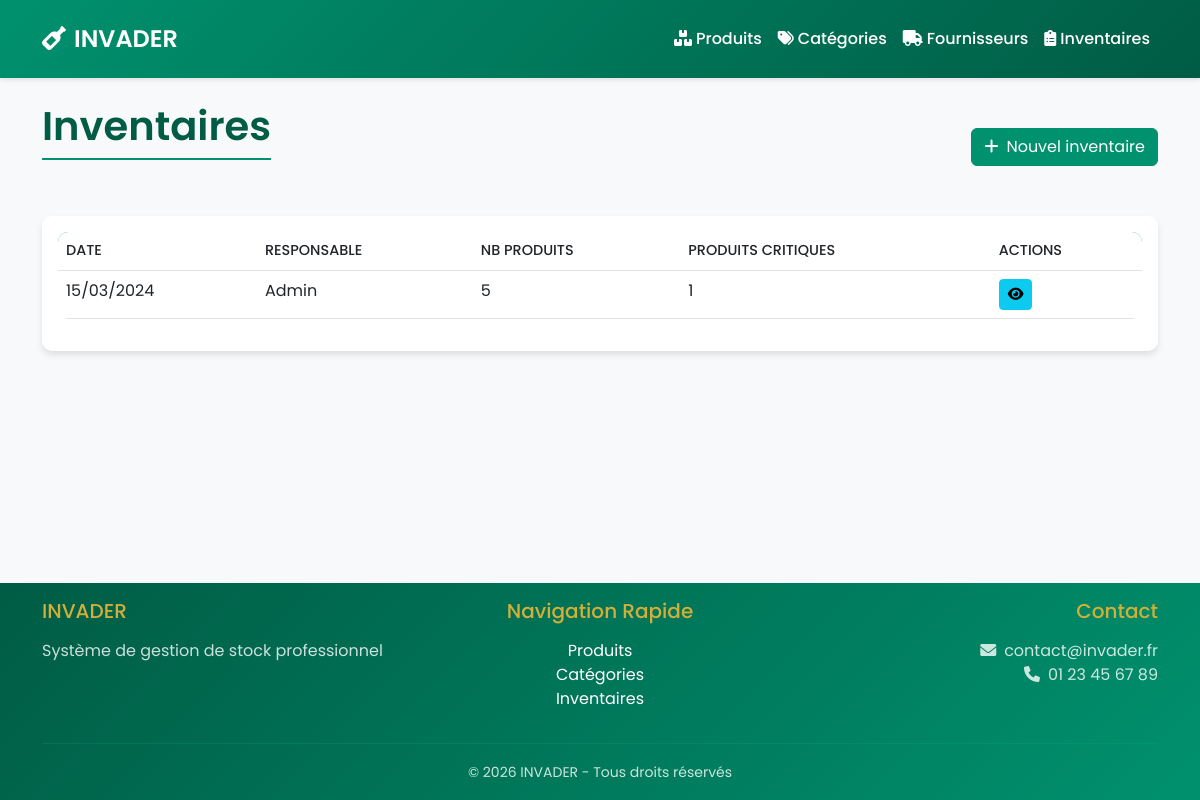
The app's page /modules/inventaires/liste.php with its own data.
### tables this page shows
CREATE TABLE inventaires (
    id_inventaire INT AUTO_INCREMENT PRIMARY KEY,
    date_inventaire DATE NOT NULL,
    responsable VARCHAR(100) NOT NULL,
    nb_produits INT DEFAULT 0,
    nb_commandes INT DEFAULT 0
);

### modules/inventaires/liste.php (the view, shortened to what this page needs)
<?php
require_once '../../config/database.php';
include_once '../../includes/header.php';
$sql = "SELECT i.*
        FROM inventaires i
        ORDER BY i.date_inventaire DESC";
try {
    $inventaires = $pdo->query($sql)->fetchAll();
} catch(PDOException $e) {
    $inventaires = [];
}
?>
<div class="container mt-4">
    <div class="d-flex justify-content-between align-items-center mb-4">
        <h1 class="page-title">Inventaires</h1>
        <a href="creer.php" class="btn btn-primary">
            <i class="fas fa-plus me-2"></i>Nouvel inventaire
        </a>
    </div>
    <div class="card">
        <div class="card-body">
            <div class="table-responsive">
                <table class="table table-hover">
                    <thead>
                        <tr>
                            <th>Date</th>
                            <th>Responsable</th>
                            <th>Nb Produits</th>
                            <th>Produits critiques</th>
                            <th>Actions</th>
                        </tr>
                    </thead>
                    <tbody>
                        <?php foreach($inventaires as $inventaire): ?>
                            <tr>
                                <td><?php echo date('d/m/Y', strtotime($inventaire['date_inventaire'])); ?></td>
                                <td><?php echo htmlspecialchars($inventaire['responsable']); ?></td>
                                <td><?php echo $inventaire['nb_produits']; ?></td>
                                <td><?php echo $inventaire['nb_commandes']; ?></td>
                                <td>
                                    <button class="btn btn-sm btn-info me-1" onclick="showDetails(<?php echo $inventaire['id_inventaire']; ?>)">
                                        <i class="fas fa-eye"></i>
                                    </button>
                                </td>
                            </tr>
                        <?php endforeach; ?>
                    </tbody>
                </table>
            </div>
        </div>
    </div>
</div>
<?php include '../../includes/footer.php'; ?>

### assets/css/styles.css (style rules this page uses)
:root { --emerald: #00916e; --emerald-dark: #005c45; --emerald-light: #00b386; --gold: #d4af37; --white: #ffffff; --gray-100: #f8f9fa; --gray-200: #e9ecef; --gray-800: #343a40; --dark: #1a1a1a; }
body { background-color: var(--gray-100); font-family: 'Poppins', sans-serif; }
.card { border: none; border-radius: 10px; box-shadow: 0 4px 6px rgba(0,0,0,0.1); transition: transform 0.3s; }
.btn-primary { background-color: var(--emerald); border-color: var(--emerald); }
.table { background: var(--white); border-radius: 10px; overflow: hidden; }
.table thead { background: var(--emerald); color: var(--white); }
.table th { font-weight: 500; text-transform: uppercase; font-size: 0.9rem; }
.page-title { color: var(--emerald-dark); font-weight: 600; margin-bottom: 2rem; padding-bottom: 0.5rem; border-bottom: 2px solid var(--emerald); }
body { min-height: 100vh; display: flex; flex-direction: column; margin: 0; }
.container { flex: 1 0 auto; }

### records on screen
inventaires: date_inventaire "15/03/2024", responsable "Admin", nb_produits "5", nb_commandes "1"
